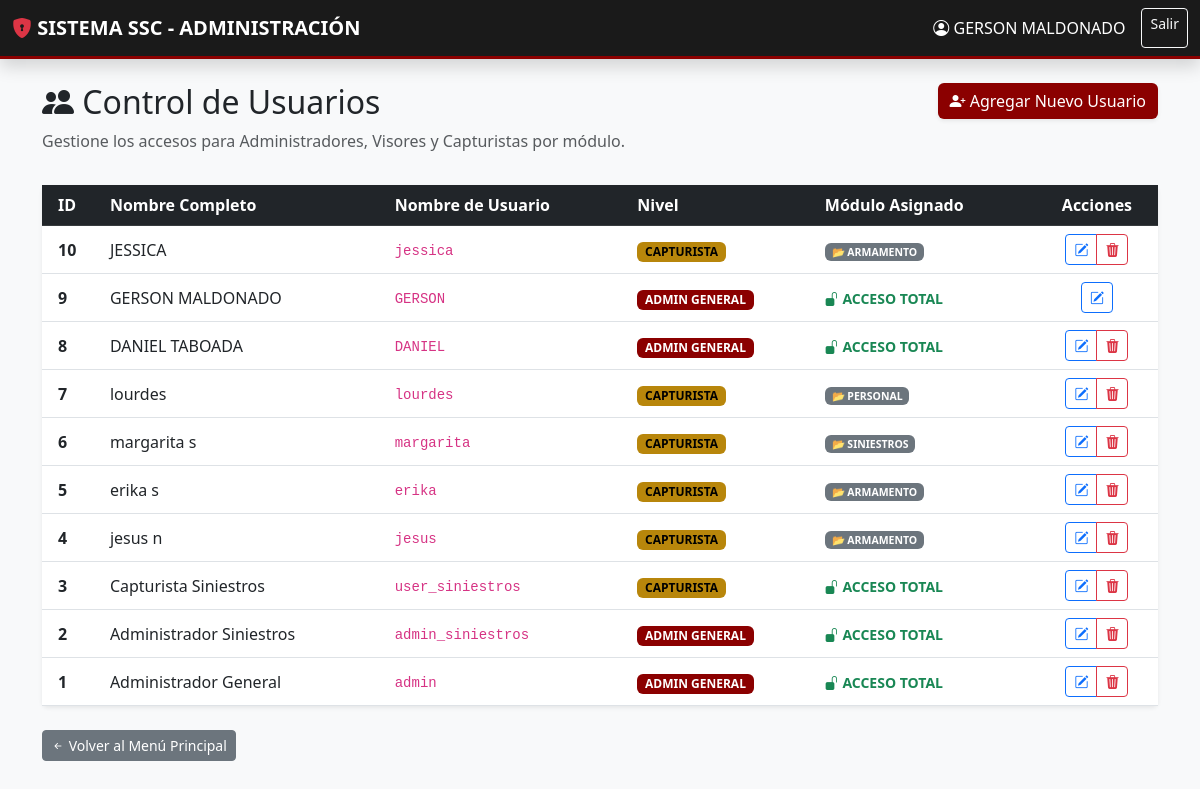
/ssc_system/modulos/usuarios/index.php (signed in), run on the app's committed database.
### tables this page shows
CREATE TABLE `usuarios` (
  `id` int NOT NULL AUTO_INCREMENT,
  `usuario` varchar(50) NOT NULL,
  `password` varchar(255) NOT NULL,
  `nombre` varchar(100) DEFAULT NULL,
  `rol` enum('admin','siniestros','radios','armamento','personal') NOT NULL,
  `fondo_pantalla` varchar(255) DEFAULT 'default_bg.jpg',
  `nivel` varchar(50) DEFAULT NULL,
  `modulo_asignado` varchar(50) DEFAULT NULL,
  `modulo_acceso` varchar(50) DEFAULT 'todos',
  PRIMARY KEY (`id`),
  UNIQUE KEY `usuario` (`usuario`)
);

### ssc_system/modulos/usuarios/index.php (the view, shortened to what this page needs)
<?php
require_once('../../config/conexion.php');
try {
    $stmt = $pdo->query("SELECT id, nombre, usuario, nivel, modulo_acceso FROM usuarios ORDER BY id DESC");
    $usuarios = $stmt->fetchAll();
} catch (PDOException $e) {
    die("Error al consultar usuarios: " . $e->getMessage());
}
?>
<!DOCTYPE html>
<html lang="es">
<head>
    <link href="https://cdn.jsdelivr.net/npm/bootstrap@5.3.0/dist/css/bootstrap.min.css" rel="stylesheet">
    <link rel="stylesheet" href="https://cdn.jsdelivr.net/npm/bootstrap-icons@1.11.0/font/bootstrap-icons.css">
</head>
<body class="bg-light">
<nav class="navbar navbar-ssc navbar-dark mb-4 shadow">
    <div class="container-fluid">
        <a class="navbar-brand fw-bold" href="../../index.php">
            <i class="bi bi-shield-lock-fill text-danger"></i> SISTEMA SSC - ADMINISTRACIÓN
        </a>
        <div class="d-flex">
            <span class="navbar-text text-white me-3 text-uppercase">
                <i class="bi bi-person-circle"></i> <?php echo htmlspecialchars($_SESSION['nombre'] ?? 'Usuario'); ?>
            </span>
            <a href="../../logout.php" class="btn btn-outline-light btn-sm">Salir</a>
        </div>
    </div>
</nav>
<div class="container">
    <div class="row mb-3">
        <div class="col-md-8">
            <h2 class="text-dark"><i class="bi bi-people-fill"></i> Control de Usuarios</h2>
            <p class="text-muted">Gestione los accesos para Administradores, Visores y Capturistas por módulo.</p>
        </div>
        <div class="col-md-4 text-end">
            <a href="nuevo_usuario.php" class="btn btn-ssc shadow-sm">
                <i class="bi bi-person-plus-fill"></i> Agregar Nuevo Usuario
            </a>
        </div>
    </div>
    <div class="card shadow-sm border-0">
        <div class="card-body p-0">
            <div class="table-responsive">
                <table class="table table-hover mb-0 align-middle">
                    <thead class="table-dark">
                        <tr>
                            <th class="ps-3">ID</th>
                            <th>Nombre Completo</th>
                            <th>Nombre de Usuario</th>
                            <th>Nivel</th>
                            <th>Módulo Asignado</th>
                            <th class="text-center">Acciones</th>
                        </tr>
                    </thead>
                    <tbody>
                        <?php if (count($usuarios) > 0): ?>
                            <?php foreach ($usuarios as $user): ?>
                            <tr>
                                <td class="ps-3 fw-bold"><?php echo $user['id']; ?></td>
                                <td><?php echo htmlspecialchars($user['nombre']); ?></td>
                                <td><code><?php echo htmlspecialchars($user['usuario']); ?></code></td>
                                <td>
                                    <?php
                                    $niv = strtoupper($user['nivel']);
                                    if ($niv == 'ADMIN_GENERAL' || $niv == 'ADMIN') {
                                        $badge_class = 'badge-admin';
                                        $texto_nivel = 'ADMIN GENERAL';
                                    } elseif ($niv == 'LECTURA') {
                                        $badge_class = 'badge-lectura';
                                        $texto_nivel = 'VISOR (LECTURA)';
                                    } else {
                                        $badge_class = 'badge-capturista';
                                        $texto_nivel = 'CAPTURISTA';
                                    }
                                    ?>
                                    <span class="badge <?php echo $badge_class; ?>">
                                        <?php echo $texto_nivel; ?>
                                    </span>
                                </td>
                                <td>
                                    <span class="text-uppercase small fw-bold">
                                        <?php
                                            $mod = strtolower($user['modulo_acceso']);
                                            if ($mod == 'todos' || $niv == 'ADMIN_GENERAL' || $niv == 'LECTURA') {
                                                echo '<span class="text-success"><i class="bi bi-unlock-fill"></i> Acceso Total</span>';
                                            } else {
                                                $modulos_array = explode(',', $mod);
                                                $badges = array_map(function($m) {
                                                    return '<span class="badge bg-secondary me-1">📂 ' . trim($m) . '</span>';
                                                }, $modulos_array);
                                                echo implode(' ', $badges);
                                            }
                                        ?>
                                    </span>
                                </td>
                                <td class="text-center">
                                    <div class="btn-group" role="group">
                                        <a href="editar_usuario.php?id=<?php echo $user['id']; ?>" class="btn btn-sm btn-outline-primary" title="Editar">
                                            <i class="bi bi-pencil-square"></i>
                                        </a>
                                        <?php if ($user['id'] != $_SESSION['user_id']): ?>
                                        <a href="eliminar_usuario.php?id=<?php echo $user['id']; ?>"
                                           class="btn btn-sm btn-outline-danger"
                                           onclick="return confirm('¿Está seguro de eliminar a este usuario?')">
                                           <i class="bi bi-trash3-fill"></i>
                                        </a>
                                        <?php endif; ?>
                                    </div>
                                </td>
                            </tr>
                            <?php endforeach; ?>
                        <?php else: ?>
                            <tr>
                                <td colspan="6" class="text-center py-4 text-muted">No hay usuarios registrados.</td>
                            </tr>
                        <?php endif; ?>
                    </tbody>
                </table>
            </div>
        </div>
    </div>
    <div class="mt-4">
        <a href="../../index.php" class="btn btn-secondary btn-sm">
            <i class="bi bi-arrow-left-short"></i> Volver al Menú Principal
        </a>
    </div>
</div>
</body>
</html>

### ssc_system/modulos/usuarios/index.php (style rules this page uses)
:root { --ssc-red: #8b0000; --ssc-gold: #b8860b; }
.navbar-ssc { background: #1a1a1a; border-bottom: 3px solid var(--ssc-red); }
.btn-ssc { background: var(--ssc-red); color: white; border: none; }
.badge-admin { background-color: var(--ssc-red); }
.badge-capturista { background-color: var(--ssc-gold); color: black; }

### data on the page
usuarios: id "10", nombre "JESSICA", usuario "jessica", nivel "CAPTURISTA", m "ARMAMENTO"
usuarios: id "9", nombre "GERSON MALDONADO", usuario "GERSON", nivel "ADMIN GENERAL", modulo_acceso "ACCESO TOTAL"
usuarios: id "8", nombre "DANIEL TABOADA", usuario "DANIEL", nivel "ADMIN GENERAL", modulo_acceso "ACCESO TOTAL"
usuarios: id "7", nombre "lourdes", usuario "lourdes", nivel "CAPTURISTA", m "PERSONAL"
usuarios: id "6", nombre "margarita s", usuario "margarita", nivel "CAPTURISTA", m "SINIESTROS"
usuarios: id "5", nombre "erika s", usuario "erika", nivel "CAPTURISTA", m "ARMAMENTO"
usuarios: id "4", nombre "jesus n", usuario "jesus", nivel "CAPTURISTA", m "ARMAMENTO"
usuarios: id "3", nombre "Capturista Siniestros", usuario "user_siniestros", nivel "CAPTURISTA", modulo_acceso "ACCESO TOTAL"
usuarios: id "2", nombre "Administrador Siniestros", usuario "admin_siniestros", nivel "ADMIN GENERAL", modulo_acceso "ACCESO TOTAL"
usuarios: id "1", nombre "Administrador General", usuario "admin", nivel "ADMIN GENERAL", modulo_acceso "ACCESO TOTAL"

### other printed values
$_SESSION['nombre'] "GERSON MALDONADO"
